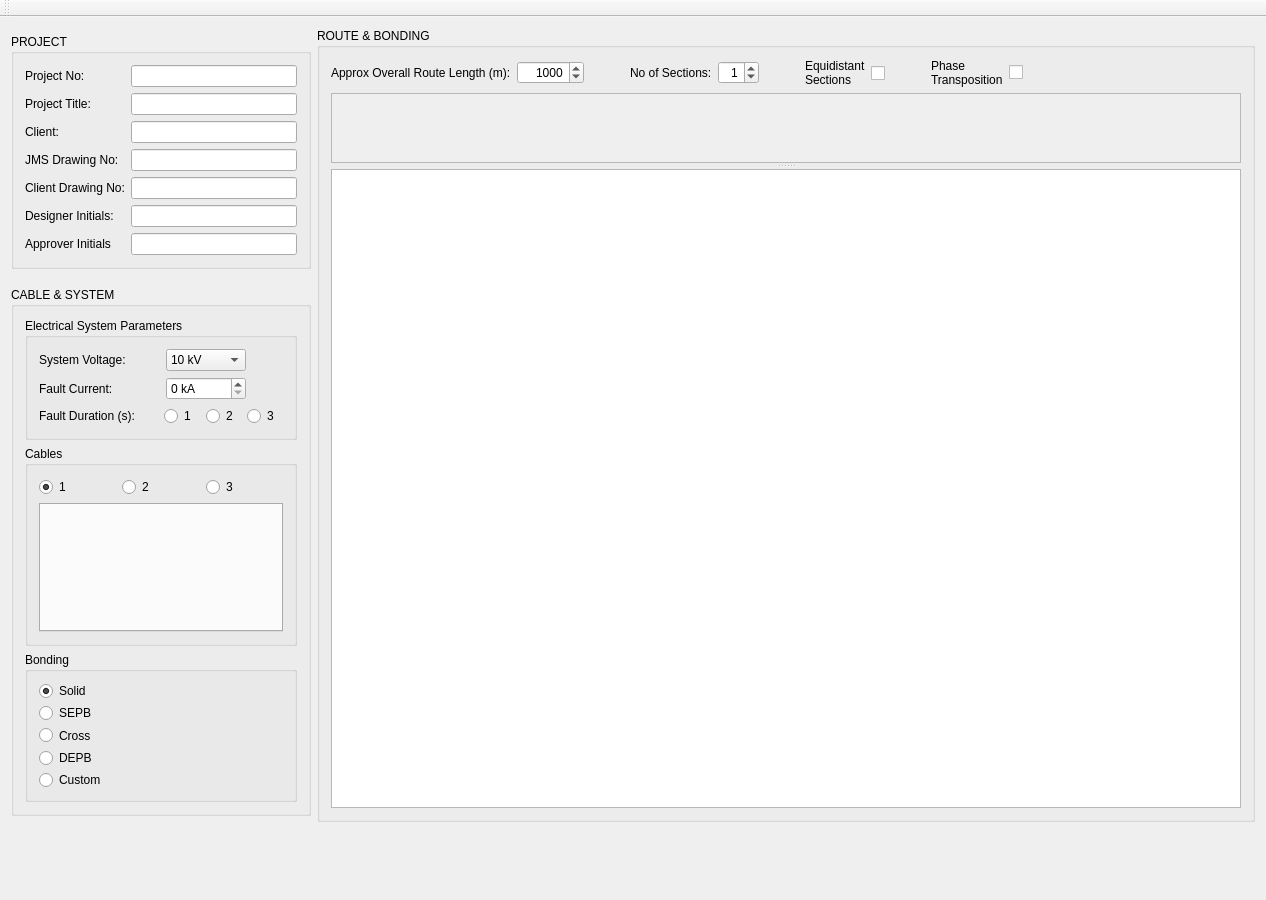
<?xml version="1.0" encoding="UTF-8"?>
<ui version="4.0">
 <class>MainWindow</class>
 <widget class="QMainWindow" name="MainWindow">
  <property name="geometry">
   <rect>
    <x>0</x>
    <y>0</y>
    <width>1266</width>
    <height>900</height>
   </rect>
  </property>
  <property name="minimumSize">
   <size>
    <width>1266</width>
    <height>900</height>
   </size>
  </property>
  <property name="windowTitle">
   <string>MainWindow</string>
  </property>
  <widget class="QWidget" name="centralWidget">
   <layout class="QGridLayout" name="gridLayout">
    <item row="5" column="0">
     <widget class="QGroupBox" name="gbxCableSystem">
      <property name="maximumSize">
       <size>
        <width>300</width>
        <height>543</height>
       </size>
      </property>
      <property name="styleSheet">
       <string notr="true"/>
      </property>
      <property name="title">
       <string>CABLE &amp;&amp; SYSTEM</string>
      </property>
      <layout class="QVBoxLayout" name="verticalLayout">
       <item>
        <widget class="QGroupBox" name="gbxElectricalParams">
         <property name="title">
          <string>Electrical System Parameters</string>
         </property>
         <layout class="QVBoxLayout" name="verticalLayout_4">
          <item>
           <layout class="QFormLayout" name="formLayout_2">
            <property name="horizontalSpacing">
             <number>40</number>
            </property>
            <item row="0" column="0">
             <widget class="QLabel" name="lblSystemVoltage_2">
              <property name="text">
               <string>System Voltage:</string>
              </property>
             </widget>
            </item>
            <item row="0" column="1">
             <widget class="QComboBox" name="cmbSystemVoltage_2">
              <property name="maximumSize">
               <size>
                <width>80</width>
                <height>16777215</height>
               </size>
              </property>
              <property name="layoutDirection">
               <enum>Qt::LeftToRight</enum>
              </property>
              <item>
               <property name="text">
                <string>10 kV</string>
               </property>
              </item>
              <item>
               <property name="text">
                <string>11 kV</string>
               </property>
              </item>
              <item>
               <property name="text">
                <string>20 kV</string>
               </property>
              </item>
              <item>
               <property name="text">
                <string>30 kV</string>
               </property>
              </item>
              <item>
               <property name="text">
                <string>66 kV</string>
               </property>
              </item>
              <item>
               <property name="text">
                <string>110 kV</string>
               </property>
              </item>
              <item>
               <property name="text">
                <string>132 kV</string>
               </property>
              </item>
              <item>
               <property name="text">
                <string>220 kV</string>
               </property>
              </item>
              <item>
               <property name="text">
                <string>275 kV</string>
               </property>
              </item>
              <item>
               <property name="text">
                <string>400 kV</string>
               </property>
              </item>
             </widget>
            </item>
            <item row="1" column="0">
             <widget class="QLabel" name="lblFaultCurrent">
              <property name="text">
               <string>Fault Current:</string>
              </property>
             </widget>
            </item>
            <item row="1" column="1">
             <widget class="QSpinBox" name="spnFaultCurrent">
              <property name="maximumSize">
               <size>
                <width>80</width>
                <height>16777215</height>
               </size>
              </property>
              <property name="suffix">
               <string> kA</string>
              </property>
             </widget>
            </item>
           </layout>
          </item>
          <item>
           <layout class="QHBoxLayout" name="layoutFaultDuration">
            <item>
             <widget class="QLabel" name="lblFaultDuration">
              <property name="text">
               <string>Fault Duration (s):</string>
              </property>
             </widget>
            </item>
            <item>
             <layout class="QHBoxLayout" name="horizontalLayout_10">
              <item>
               <widget class="QRadioButton" name="radOneSecond">
                <property name="text">
                 <string>1</string>
                </property>
               </widget>
              </item>
              <item>
               <widget class="QRadioButton" name="radTwoSecond">
                <property name="text">
                 <string>2</string>
                </property>
               </widget>
              </item>
              <item>
               <widget class="QRadioButton" name="radThreeSecond">
                <property name="text">
                 <string>3</string>
                </property>
               </widget>
              </item>
             </layout>
            </item>
           </layout>
          </item>
         </layout>
        </widget>
       </item>
       <item>
        <widget class="QGroupBox" name="gbxCables">
         <property name="sizePolicy">
          <sizepolicy hsizetype="Preferred" vsizetype="Maximum">
           <horstretch>0</horstretch>
           <verstretch>0</verstretch>
          </sizepolicy>
         </property>
         <property name="minimumSize">
          <size>
           <width>0</width>
           <height>200</height>
          </size>
         </property>
         <property name="title">
          <string>Cables</string>
         </property>
         <layout class="QVBoxLayout" name="verticalLayout_2">
          <item>
           <layout class="QHBoxLayout" name="layoutCableNo">
            <item>
             <widget class="QRadioButton" name="radCable1">
              <property name="maximumSize">
               <size>
                <width>16777215</width>
                <height>23</height>
               </size>
              </property>
              <property name="text">
               <string>1</string>
              </property>
              <property name="checked">
               <bool>true</bool>
              </property>
             </widget>
            </item>
            <item>
             <widget class="QRadioButton" name="radCable2">
              <property name="maximumSize">
               <size>
                <width>16777215</width>
                <height>23</height>
               </size>
              </property>
              <property name="text">
               <string>2</string>
              </property>
             </widget>
            </item>
            <item>
             <widget class="QRadioButton" name="radCable3">
              <property name="maximumSize">
               <size>
                <width>16777215</width>
                <height>23</height>
               </size>
              </property>
              <property name="text">
               <string>3</string>
              </property>
             </widget>
            </item>
           </layout>
          </item>
          <item>
           <widget class="CableTabWidget" name="cableTabWidget">
            <property name="currentIndex">
             <number>-1</number>
            </property>
           </widget>
          </item>
         </layout>
        </widget>
       </item>
       <item>
        <widget class="QGroupBox" name="gbxBonding">
         <property name="maximumSize">
          <size>
           <width>16777215</width>
           <height>150</height>
          </size>
         </property>
         <property name="title">
          <string>Bonding</string>
         </property>
         <layout class="QGridLayout" name="gridLayout_2">
          <item row="7" column="0">
           <widget class="QRadioButton" name="radCableCustom">
            <property name="text">
             <string>Custom</string>
            </property>
            <property name="checked">
             <bool>false</bool>
            </property>
           </widget>
          </item>
          <item row="1" column="0">
           <widget class="QRadioButton" name="radCableSolid">
            <property name="text">
             <string>Solid</string>
            </property>
            <property name="checked">
             <bool>true</bool>
            </property>
           </widget>
          </item>
          <item row="5" column="0">
           <widget class="QRadioButton" name="radCableCross">
            <property name="text">
             <string>Cross</string>
            </property>
           </widget>
          </item>
          <item row="2" column="0">
           <widget class="QRadioButton" name="radCableSEPB">
            <property name="text">
             <string>SEPB</string>
            </property>
            <property name="checked">
             <bool>false</bool>
            </property>
           </widget>
          </item>
          <item row="6" column="0">
           <widget class="QRadioButton" name="radCableDEPB">
            <property name="text">
             <string>DEPB</string>
            </property>
           </widget>
          </item>
         </layout>
        </widget>
       </item>
      </layout>
     </widget>
    </item>
    <item row="7" column="0">
     <spacer name="verticalSpacer">
      <property name="orientation">
       <enum>Qt::Vertical</enum>
      </property>
      <property name="sizeHint" stdset="0">
       <size>
        <width>20</width>
        <height>40</height>
       </size>
      </property>
     </spacer>
    </item>
    <item row="1" column="1" rowspan="6">
     <widget class="QGroupBox" name="gbxRouteBonding">
      <property name="sizePolicy">
       <sizepolicy hsizetype="Preferred" vsizetype="Preferred">
        <horstretch>0</horstretch>
        <verstretch>0</verstretch>
       </sizepolicy>
      </property>
      <property name="minimumSize">
       <size>
        <width>600</width>
        <height>0</height>
       </size>
      </property>
      <property name="title">
       <string>ROUTE &amp;&amp; BONDING</string>
      </property>
      <property name="flat">
       <bool>false</bool>
      </property>
      <layout class="QVBoxLayout" name="verticalLayout_5">
       <item>
        <layout class="QHBoxLayout" name="layoutRouteBonding">
         <property name="spacing">
          <number>6</number>
         </property>
         <property name="sizeConstraint">
          <enum>QLayout::SetMinAndMaxSize</enum>
         </property>
         <item>
          <widget class="QLabel" name="lblRouteLength">
           <property name="sizePolicy">
            <sizepolicy hsizetype="Fixed" vsizetype="Fixed">
             <horstretch>0</horstretch>
             <verstretch>0</verstretch>
            </sizepolicy>
           </property>
           <property name="maximumSize">
            <size>
             <width>16777215</width>
             <height>30</height>
            </size>
           </property>
           <property name="text">
            <string>Approx Overall Route Length (m):</string>
           </property>
          </widget>
         </item>
         <item>
          <widget class="QSpinBox" name="spnRouteLength">
           <property name="sizePolicy">
            <sizepolicy hsizetype="Fixed" vsizetype="Fixed">
             <horstretch>0</horstretch>
             <verstretch>0</verstretch>
            </sizepolicy>
           </property>
           <property name="alignment">
            <set>Qt::AlignRight|Qt::AlignTrailing|Qt::AlignVCenter</set>
           </property>
           <property name="maximum">
            <number>99999999</number>
           </property>
           <property name="value">
            <number>1000</number>
           </property>
          </widget>
         </item>
         <item>
          <spacer name="horizontalSpacer_10">
           <property name="orientation">
            <enum>Qt::Horizontal</enum>
           </property>
           <property name="sizeType">
            <enum>QSizePolicy::Fixed</enum>
           </property>
           <property name="sizeHint" stdset="0">
            <size>
             <width>40</width>
             <height>20</height>
            </size>
           </property>
          </spacer>
         </item>
         <item>
          <widget class="QLabel" name="lblSections">
           <property name="sizePolicy">
            <sizepolicy hsizetype="Fixed" vsizetype="Fixed">
             <horstretch>0</horstretch>
             <verstretch>0</verstretch>
            </sizepolicy>
           </property>
           <property name="text">
            <string>No of Sections:</string>
           </property>
          </widget>
         </item>
         <item>
          <widget class="QSpinBox" name="spnSections">
           <property name="sizePolicy">
            <sizepolicy hsizetype="Fixed" vsizetype="Fixed">
             <horstretch>0</horstretch>
             <verstretch>0</verstretch>
            </sizepolicy>
           </property>
           <property name="alignment">
            <set>Qt::AlignRight|Qt::AlignTrailing|Qt::AlignVCenter</set>
           </property>
           <property name="value">
            <number>1</number>
           </property>
          </widget>
         </item>
         <item>
          <spacer name="horizontalSpacer_11">
           <property name="orientation">
            <enum>Qt::Horizontal</enum>
           </property>
           <property name="sizeType">
            <enum>QSizePolicy::Fixed</enum>
           </property>
           <property name="sizeHint" stdset="0">
            <size>
             <width>40</width>
             <height>20</height>
            </size>
           </property>
          </spacer>
         </item>
         <item>
          <widget class="QLabel" name="lblEquidistant">
           <property name="sizePolicy">
            <sizepolicy hsizetype="Fixed" vsizetype="Fixed">
             <horstretch>0</horstretch>
             <verstretch>0</verstretch>
            </sizepolicy>
           </property>
           <property name="maximumSize">
            <size>
             <width>90</width>
             <height>16777215</height>
            </size>
           </property>
           <property name="text">
            <string>Equidistant Sections</string>
           </property>
           <property name="wordWrap">
            <bool>true</bool>
           </property>
          </widget>
         </item>
         <item>
          <widget class="QCheckBox" name="chkEquidistant">
           <property name="sizePolicy">
            <sizepolicy hsizetype="Fixed" vsizetype="Fixed">
             <horstretch>0</horstretch>
             <verstretch>0</verstretch>
            </sizepolicy>
           </property>
           <property name="maximumSize">
            <size>
             <width>16777215</width>
             <height>30</height>
            </size>
           </property>
           <property name="text">
            <string/>
           </property>
          </widget>
         </item>
         <item>
          <spacer name="horizontalSpacer_12">
           <property name="orientation">
            <enum>Qt::Horizontal</enum>
           </property>
           <property name="sizeType">
            <enum>QSizePolicy::Fixed</enum>
           </property>
           <property name="sizeHint" stdset="0">
            <size>
             <width>40</width>
             <height>20</height>
            </size>
           </property>
          </spacer>
         </item>
         <item>
          <widget class="QLabel" name="lblPhase">
           <property name="sizePolicy">
            <sizepolicy hsizetype="Fixed" vsizetype="Fixed">
             <horstretch>0</horstretch>
             <verstretch>0</verstretch>
            </sizepolicy>
           </property>
           <property name="maximumSize">
            <size>
             <width>100</width>
             <height>16777215</height>
            </size>
           </property>
           <property name="text">
            <string>Phase Transposition</string>
           </property>
           <property name="wordWrap">
            <bool>true</bool>
           </property>
          </widget>
         </item>
         <item>
          <widget class="QCheckBox" name="chkPhase">
           <property name="sizePolicy">
            <sizepolicy hsizetype="Fixed" vsizetype="Fixed">
             <horstretch>0</horstretch>
             <verstretch>0</verstretch>
            </sizepolicy>
           </property>
           <property name="text">
            <string/>
           </property>
          </widget>
         </item>
         <item>
          <spacer name="horizontalSpacer_13">
           <property name="orientation">
            <enum>Qt::Horizontal</enum>
           </property>
           <property name="sizeHint" stdset="0">
            <size>
             <width>40</width>
             <height>20</height>
            </size>
           </property>
          </spacer>
         </item>
        </layout>
       </item>
       <item>
        <widget class="QSplitter" name="splitter">
         <property name="orientation">
          <enum>Qt::Vertical</enum>
         </property>
         <property name="handleWidth">
          <number>6</number>
         </property>
         <widget class="QScrollArea" name="scrollArea">
          <property name="layoutDirection">
           <enum>Qt::LeftToRight</enum>
          </property>
          <property name="frameShape">
           <enum>QFrame::StyledPanel</enum>
          </property>
          <property name="sizeAdjustPolicy">
           <enum>QAbstractScrollArea::AdjustIgnored</enum>
          </property>
          <property name="widgetResizable">
           <bool>true</bool>
          </property>
          <widget class="QWidget" name="scrlNodesList">
           <property name="geometry">
            <rect>
             <x>0</x>
             <y>0</y>
             <width>916</width>
             <height>68</height>
            </rect>
           </property>
          </widget>
         </widget>
         <widget class="QGraphicsView" name="graphicsView"/>
        </widget>
       </item>
      </layout>
     </widget>
    </item>
    <item row="2" column="0">
     <widget class="QGroupBox" name="gbxProject">
      <property name="sizePolicy">
       <sizepolicy hsizetype="Preferred" vsizetype="Preferred">
        <horstretch>0</horstretch>
        <verstretch>0</verstretch>
       </sizepolicy>
      </property>
      <property name="minimumSize">
       <size>
        <width>0</width>
        <height>0</height>
       </size>
      </property>
      <property name="maximumSize">
       <size>
        <width>300</width>
        <height>260</height>
       </size>
      </property>
      <property name="title">
       <string>PROJECT</string>
      </property>
      <layout class="QVBoxLayout" name="verticalLayout_3">
       <item>
        <layout class="QFormLayout" name="formLayout">
         <item row="0" column="0">
          <widget class="QLabel" name="lblProjectNo_2">
           <property name="text">
            <string>Project No:</string>
           </property>
          </widget>
         </item>
         <item row="0" column="1">
          <widget class="QLineEdit" name="txtProjectNo_2">
           <property name="maxLength">
            <number>60</number>
           </property>
          </widget>
         </item>
         <item row="1" column="0">
          <widget class="QLabel" name="lblProjectTitle_2">
           <property name="text">
            <string>Project Title:</string>
           </property>
          </widget>
         </item>
         <item row="1" column="1">
          <widget class="QLineEdit" name="txtProjectTitle_3">
           <property name="maxLength">
            <number>60</number>
           </property>
          </widget>
         </item>
         <item row="2" column="0">
          <widget class="QLabel" name="lblClient_2">
           <property name="text">
            <string>Client:</string>
           </property>
          </widget>
         </item>
         <item row="2" column="1">
          <widget class="QLineEdit" name="txtClient">
           <property name="maxLength">
            <number>60</number>
           </property>
          </widget>
         </item>
         <item row="3" column="0">
          <widget class="QLabel" name="lblJmsDrawingNo">
           <property name="text">
            <string>JMS Drawing No:</string>
           </property>
          </widget>
         </item>
         <item row="3" column="1">
          <widget class="QLineEdit" name="txtJmsDrawingNo">
           <property name="maxLength">
            <number>60</number>
           </property>
          </widget>
         </item>
         <item row="4" column="0">
          <widget class="QLabel" name="lblClientDrawingNo_2">
           <property name="text">
            <string>Client Drawing No:</string>
           </property>
          </widget>
         </item>
         <item row="4" column="1">
          <widget class="QLineEdit" name="txtClientDrawingNo_2">
           <property name="maxLength">
            <number>60</number>
           </property>
          </widget>
         </item>
         <item row="5" column="0">
          <widget class="QLabel" name="lblDesignerInitials_2">
           <property name="text">
            <string>Designer Initials:</string>
           </property>
          </widget>
         </item>
         <item row="5" column="1">
          <widget class="QLineEdit" name="txtDesignerInitials_2">
           <property name="maxLength">
            <number>10</number>
           </property>
          </widget>
         </item>
         <item row="6" column="0">
          <widget class="QLabel" name="lblApproverInitials">
           <property name="text">
            <string>Approver Initials</string>
           </property>
          </widget>
         </item>
         <item row="6" column="1">
          <widget class="QLineEdit" name="txtApproverInitials">
           <property name="maxLength">
            <number>10</number>
           </property>
          </widget>
         </item>
        </layout>
       </item>
      </layout>
     </widget>
    </item>
   </layout>
  </widget>
  <widget class="QMenuBar" name="menuBar">
   <property name="geometry">
    <rect>
     <x>0</x>
     <y>0</y>
     <width>1266</width>
     <height>22</height>
    </rect>
   </property>
  </widget>
  <widget class="QToolBar" name="mainToolBar">
   <attribute name="toolBarArea">
    <enum>TopToolBarArea</enum>
   </attribute>
   <attribute name="toolBarBreak">
    <bool>false</bool>
   </attribute>
  </widget>
 </widget>
 <layoutdefault spacing="6" margin="11"/>
 <customwidgets>
  <customwidget>
   <class>CableTabWidget</class>
   <extends>QTabWidget</extends>
   <header>cabletabwidget.h</header>
   <container>1</container>
  </customwidget>
 </customwidgets>
 <tabstops>
  <tabstop>radOneSecond</tabstop>
  <tabstop>radTwoSecond</tabstop>
  <tabstop>radThreeSecond</tabstop>
  <tabstop>radCableSEPB</tabstop>
  <tabstop>radCableCross</tabstop>
  <tabstop>spnRouteLength</tabstop>
  <tabstop>spnSections</tabstop>
  <tabstop>chkEquidistant</tabstop>
  <tabstop>chkPhase</tabstop>
 </tabstops>
 <resources/>
 <connections/>
</ui>
